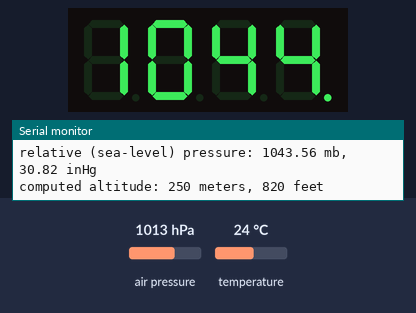
The sketch below on a simulated Arduino Mega 2560, built with avr-gcc and run on an emulated ATmega2560. Shown: 4-digit seven-segment display, the last lines printed to the serial monitor. Inputs (shaded band) come from the test bench; at power-on: air pressure 1013 hPa, temperature 24 °C.

Above: at 10.9 s.
11.0 s: air pressure set to 952 hPa
At 21.4 s:
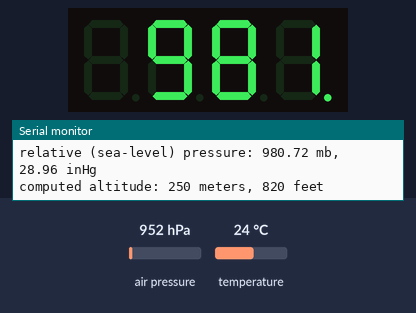
22.1 s: temperature set to 12 °C
At 26.3 s:
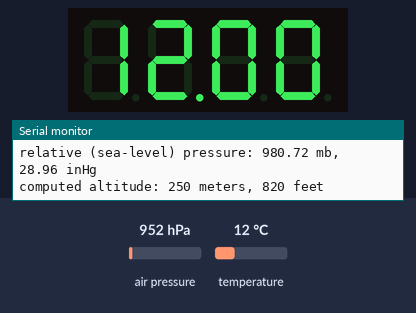
32.4 s: air pressure set to 975 hPa
At 42.3 s:
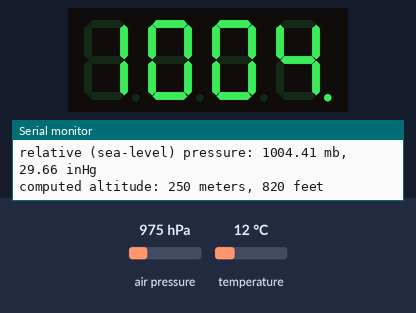
42.7 s: temperature set to 19 °C
At 47.2 s:
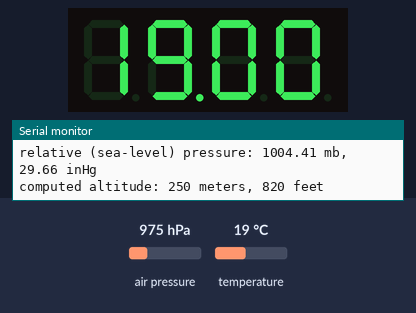
Timing chart, 0 to 48.7 s (numbered marks = the images above; inputs shaded):
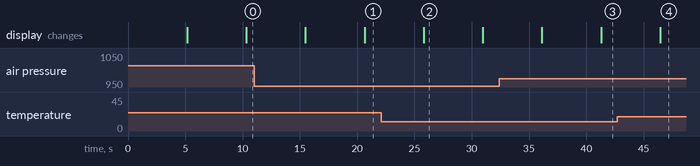

The sketch:

AtmPressure_BMP180_7segLCD.ino
```cpp
// (licence header left out)
// Your sketch must #include this library, and the Wire library.
// (Wire is a standard library included with Arduino.):

#include <SFE_BMP180.h>
#include <Wire.h>

// You will need to create an SFE_BMP180 object, here called "pressure":

SFE_BMP180 pressure;

#define ALTITUDE 250.0 // Altitude of SparkFun's HQ in Boulder, CO. in meters

#include "SevSeg.h"
SevSeg sevseg; //Instantiate a seven segment object
long lastmesure = 0;
float lcd_temperature = 0.0;
int lcd_pressure = 0;
int showP = 0;

void setup()
{
  Serial.begin(9600);
  Serial.println("REBOOT");

  // Initialize the sensor (it is important to get calibration values stored on the device).

  if (pressure.begin())
    Serial.println("BMP180 init success");
  else
  {
    // Oops, something went wrong, this is usually a connection problem,
    // see the comments at the top of this sketch for the proper connections.

    Serial.println("BMP180 init fail\n\n");
    while(1); // Pause forever.
  }

  // 7 Segment LED
  byte numDigits = 4;
  byte digitPins[] = {53, 52, 51, 50};
  byte segmentPins[] = {49, 48, 47, 46, 45, 44, 43, 42};
  sevseg.begin(COMMON_CATHODE, numDigits, digitPins, segmentPins);

}

void loop()
{
  if ( (millis() - lastmesure) > 5000 ){
  char status;
  double T,P,p0,a;

  // Loop here getting pressure readings every 10 seconds.

  // If you want sea-level-compensated pressure, as used in weather reports,
  // you will need to know the altitude at which your measurements are taken.
  // We're using a constant called ALTITUDE in this sketch:

  Serial.println();
  Serial.print("provided altitude: ");
  Serial.print(ALTITUDE,0);
  Serial.print(" meters, ");
  Serial.print(ALTITUDE*3.28084,0);
  Serial.println(" feet");

  // If you want to measure altitude, and not pressure, you will instead need
  // to provide a known baseline pressure. This is shown at the end of the sketch.

  // You must first get a temperature measurement to perform a pressure reading.

  // Start a temperature measurement:
  // If request is successful, the number of ms to wait is returned.
  // If request is unsuccessful, 0 is returned.

  status = pressure.startTemperature();
  if (status != 0)
  {
    // Wait for the measurement to complete:
    delay(status);

    // Retrieve the completed temperature measurement:
    // Note that the measurement is stored in the variable T.
    // Function returns 1 if successful, 0 if failure.

    status = pressure.getTemperature(T);
    if (status != 0)
    {
      lcd_temperature = (float)T;
      // Print out the measurement:
      Serial.print("temperature: ");
      Serial.print(T,2);
      Serial.print(" deg C, ");
      Serial.print((9.0/5.0)*T+32.0,2);
      Serial.println(" deg F");

      // Start a pressure measurement:
      // The parameter is the oversampling setting, from 0 to 3 (highest res, longest wait).
      // If request is successful, the number of ms to wait is returned.
      // If request is unsuccessful, 0 is returned.

      status = pressure.startPressure(3);
      if (status != 0)
      {
        // Wait for the measurement to complete:
        delay(status);

        // Retrieve the completed pressure measurement:
        // Note that the measurement is stored in the variable P.
        // Note also that the function requires the previous temperature measurement (T).
        // (If temperature is stable, you can do one temperature measurement for a number of pressure measurements.)
        // Function returns 1 if successful, 0 if failure.

        status = pressure.getPressure(P,T);
        if (status != 0)
        {
          // Print out the measurement:
          Serial.print("absolute pressure: ");
          Serial.print(P,2);
          Serial.print(" mb, ");
          Serial.print(P*0.0295333727,2);
          Serial.println(" inHg");

          // The pressure sensor returns abolute pressure, which varies with altitude.
          // To remove the effects of altitude, use the sealevel function and your current altitude.
          // This number is commonly used in weather reports.
          // Parameters: P = absolute pressure in mb, ALTITUDE = current altitude in m.
          // Result: p0 = sea-level compensated pressure in mb

          p0 = pressure.sealevel(P,ALTITUDE); // we're at 1655 meters (Boulder, CO)
          lcd_pressure = (int)(round(p0));
          if(showP){
            showP = 0;
          }
          else{
            showP = 1;
          }
          Serial.print("relative (sea-level) pressure: ");
          Serial.print(p0,2);
          Serial.print(" mb, ");
          Serial.print(p0*0.0295333727,2);
          Serial.println(" inHg");

          // On the other hand, if you want to determine your altitude from the pressure reading,
          // use the altitude function along with a baseline pressure (sea-level or other).
          // Parameters: P = absolute pressure in mb, p0 = baseline pressure in mb.
          // Result: a = altitude in m.

          a = pressure.altitude(P,p0);
          Serial.print("computed altitude: ");
          Serial.print(a,0);
          Serial.print(" meters, ");
          Serial.print(a*3.28084,0);
          Serial.println(" feet");
        }
        else Serial.println("error retrieving pressure measurement\n");
      }
      else Serial.println("error starting pressure measurement\n");
    }
    else Serial.println("error retrieving temperature measurement\n");
  }
  else Serial.println("error starting temperature measurement\n");
  lastmesure = millis();
  }
  sevseg.setBrightness(100);
  if(showP){
    sevseg.setNumber(lcd_temperature,2);
  }
  else{
    sevseg.setNumber(lcd_pressure,0);
  }
  sevseg.refreshDisplay();

}
```

Measured:
- after the input at 11.0 s, the display: first differs from a run without the input after 9.6 s (image 1)
- after the input at 22.1 s, the display: changes after 3.7 s (image 2)
- after the input at 32.4 s, the display: first differs from a run without the input after 8.9 s (image 3)
- after the input at 42.7 s, the display: changes after 3.8 s (image 4)
- what the display in image 2 shows lasts 5.2 s, from 25.8 s to 31.0 s
